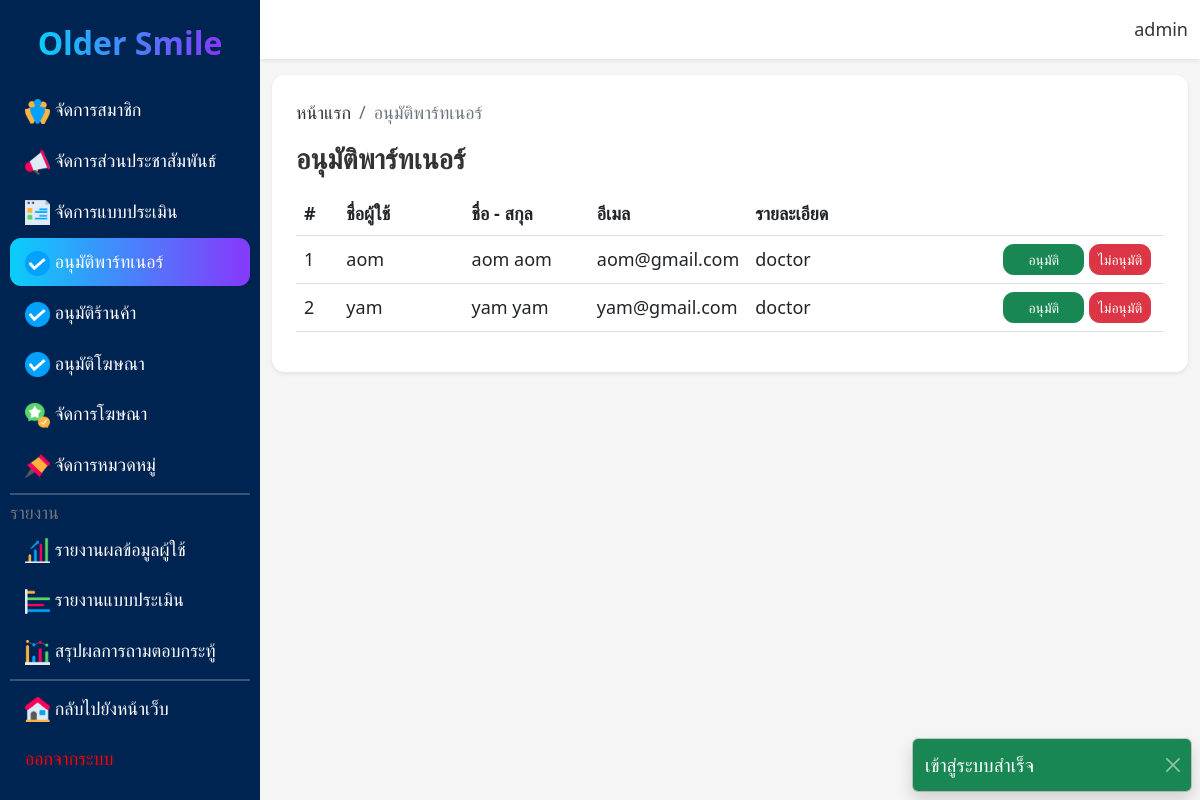
Screenshot of /admin/part_mng.php (signed in) with the database file from the repository.
### tables this page shows
CREATE TABLE `partner` (
  `part_id` int(11) NOT NULL,
  `user_id` int(11) NOT NULL,
  `part_fname` varchar(255) NOT NULL,
  `part_email` varchar(60) NOT NULL,
  `part_address` text NOT NULL,
  `part_detail` text NOT NULL,
  `part_bank_number` varchar(60) NOT NULL,
  `part_bank_acc` varchar(255) NOT NULL,
  `part_bank_name` varchar(60) NOT NULL,
  `part_status` int(1) NOT NULL
);

CREATE TABLE `user` (
  `user_id` int(11) NOT NULL,
  `user_name` varchar(255) NOT NULL,
  `user_dob` varchar(20) NOT NULL,
  `user_gender` varchar(10) NOT NULL,
  `user_tel` varchar(13) NOT NULL,
  `user_role` varchar(10) NOT NULL,
  `user_pass` varchar(60) NOT NULL,
  `user_wallet` decimal(8,2) NOT NULL,
  `user_image` varchar(60) NOT NULL
);

### admin/part_mng.php (the view, shortened to what this page needs)
<?php
include('../conn.php');
$sql = "SELECT * FROM partner LEFT JOIN user ON partner.user_id = user.user_id WHERE part_status = 0";
$query = mysqli_query($conn,$sql);
?>
<!DOCTYPE html>
<html lang="en">
<head>
    <link rel="stylesheet" href="../boostrap/bootstrap.min.css">
    <link rel="stylesheet" href="../css/admin.css">
    <link rel="stylesheet" href="../css/base.css">
</head>
<body>
    <?php include('component/alert.php');?>
    <main class="main d-flex">
        <?php include('component/sidebar.php');?>
        <div class="content">
            <?php include('component/navbar.php');?>
            <div class="content-body">
                <div class="container-fluid mt-3 pb-5">
                    <div class="p-4 rounded-4 shadow-sm bg-white">
                        <ol class="breadcrumb">
                            <li class="breadcrumb-item"><a href="../index.php">หน้าแรก</a></li>
                            <li class="breadcrumb-item active">อนุมัติพาร์ทเนอร์</li>
                        </ol>
                        <div class="d-flex justify-content-between">
                            <h3>อนุมัติพาร์ทเนอร์</h3>
                        </div>
                        <div class="table-responsive mt-3">
                            <table class="table table-hover align-middle">
                                <thead>
                                    <tr>
                                        <th style="width: 5%;">#</th>
                                        <th style="width: 15%;">ชื่อผู้ใช้</th>
                                        <th style="width: 15%;">ชื่อ - สกุล</th>
                                        <th style="width: 15%;">อีเมล</th>
                                        <th style="width: 30%;">รายละเอียด</th>
                                        <th style="width: 20%;"></th>
                                    </tr>
                                </thead>
                                <tbody>
                                    <?php foreach($query as $i => $row):?>
                                    <tr>
                                        <td><?php echo $i+1;?></td>
                                        <td><?php echo $row['user_name'];?></td>
                                        <td><?php echo $row['part_fname'];?></td>
                                        <td><?php echo $row['part_email'];?></td>
                                        <td><?php echo $row['part_detail'];?></td>
                                        <td>
                                            <a href="part_proc/part_allow_proc.php?id=<?php echo $row['user_id'];?>" class="btn btn-success px-4 btn-sm">อนุมัติ</a>
                                            <a href="part_proc/part_cancel_proc.php?id=<?php echo $row['part_id'];?>" onclick="return confirm('คุณแน่ใจ หรือไม่ ว่าจะไม่อนุมัติ')" class="btn btn-danger btn-sm">ไม่อนุมัติ</a>
                                        </td>
                                    </tr>
                                    <?php endforeach;?>
                                </tbody>
                            </table>
                        </div>
                    </div>
                </div>
            </div>
        </div>
    </main>
</body>
</html>

### css/admin.css (style rules this page uses)
.content { width: 100%; }
body { overflow: hidden; }
.content-body { width: 100%; overflow: auto; max-height: 100vh; }

### css/base.css (style rules this page uses)
body { background-color: #f5f5f5!important; font-family: system-ui, -apple-system, BlinkMacSystemFont, 'Segoe UI', Roboto, Oxygen, Ubuntu, Cantarell, 'Open Sans', 'Helvetica Neue', sans-serif!important; font-size: 18px!important; font-weight: 500!important; margin: 0!important; padding: 0!important; }
h1,h2,h3,h4,h5,h6,a,p { color: #333!important; text-decoration: none!important; margin: 0!important; }
h1,h2,h3,h4,h5,h6 { font-weight: 600!important; }
.rounded-4 { border-radius: 0.8rem!important; }
.btn, .form-control, .form-select, .form-control-plaintext { border-radius: 0.65rem!important; }
.btn-success, .btn-danger, .btn-secondary, .btn-info { color: #fff!important; }

### rows the page displays
partner: user.user_name "aom", part_fname "aom aom", part_email "aom@gmail.com", part_detail "doctor"
partner: user.user_name "yam", part_fname "yam yam", part_email "yam@gmail.com", part_detail "doctor"

### other values shown
$_SESSION['succ'] "เข้าสู่ระบบสำเร็จ"
$_SESSION['my_name'] "admin"
